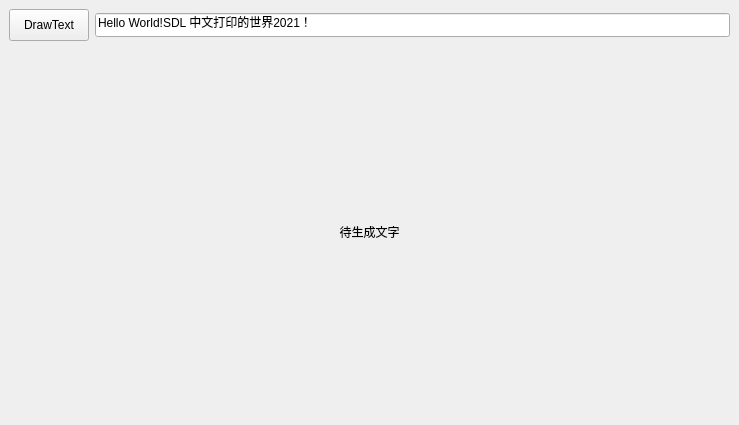
<?xml version="1.0" encoding="UTF-8"?>
<ui version="4.0">
 <class>MainWindow</class>
 <widget class="QMainWindow" name="MainWindow">
  <property name="geometry">
   <rect>
    <x>0</x>
    <y>0</y>
    <width>739</width>
    <height>425</height>
   </rect>
  </property>
  <property name="windowTitle">
   <string>MainWindow</string>
  </property>
  <widget class="QWidget" name="centralwidget">
   <layout class="QVBoxLayout" name="verticalLayout" stretch="1,10">
    <item>
     <layout class="QHBoxLayout" name="horizontalLayout">
      <item>
       <widget class="QPushButton" name="pushButton">
        <property name="minimumSize">
         <size>
          <width>32</width>
          <height>32</height>
         </size>
        </property>
        <property name="text">
         <string>DrawText</string>
        </property>
       </widget>
      </item>
      <item>
       <widget class="QLineEdit" name="lineEdit">
        <property name="minimumSize">
         <size>
          <width>24</width>
          <height>24</height>
         </size>
        </property>
        <property name="text">
         <string>Hello World!SDL 中文打印的世界2021！</string>
        </property>
       </widget>
      </item>
     </layout>
    </item>
    <item>
     <widget class="QLabel" name="labelPic">
      <property name="text">
       <string>待生成文字</string>
      </property>
      <property name="alignment">
       <set>Qt::AlignCenter</set>
      </property>
     </widget>
    </item>
   </layout>
  </widget>
 </widget>
 <resources/>
 <connections/>
</ui>
